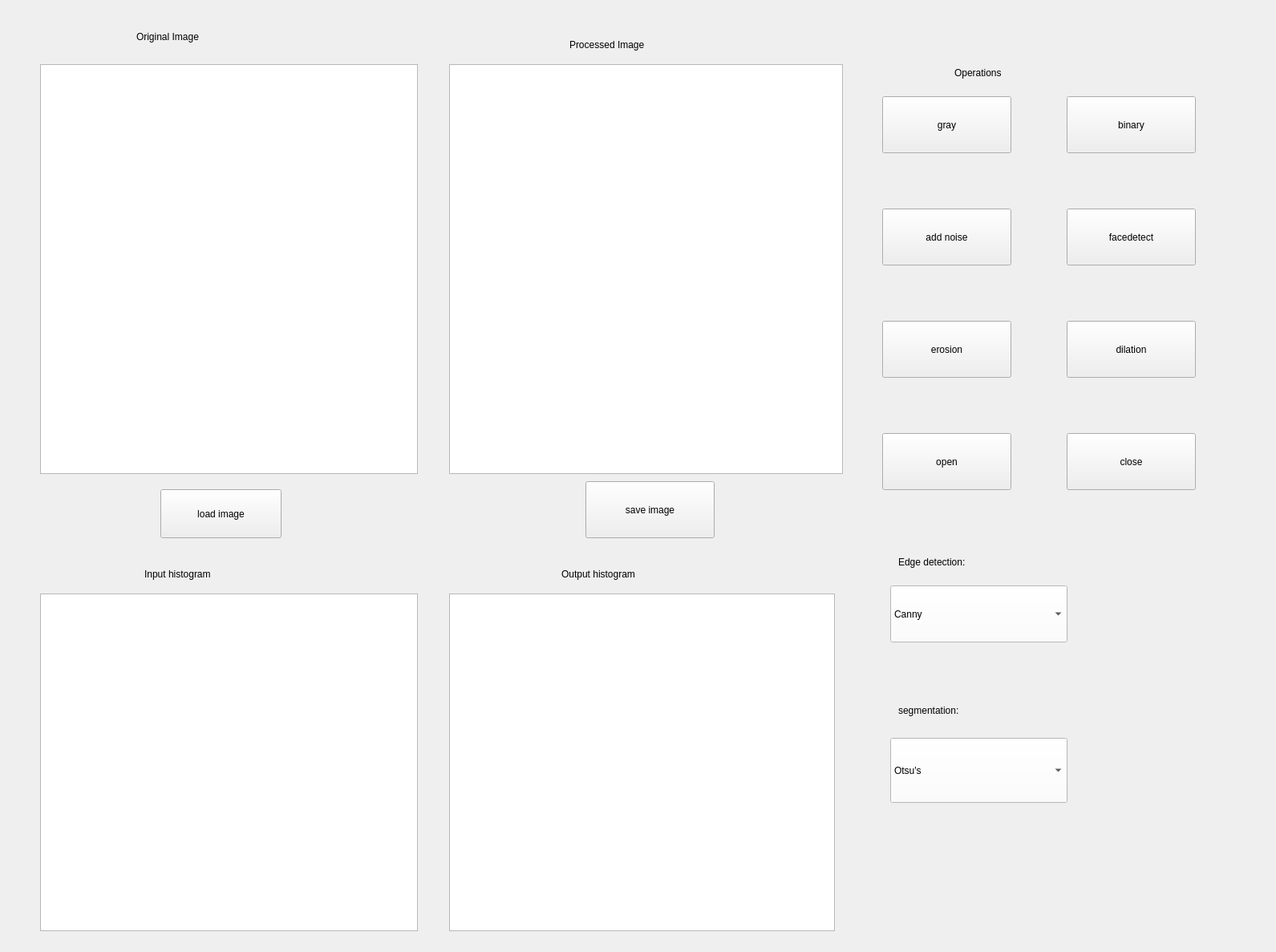
<?xml version="1.0" encoding="UTF-8"?>
<ui version="4.0">
 <class>Digital_Image_Process</class>
 <widget class="QWidget" name="Digital_Image_Process">
  <property name="geometry">
   <rect>
    <x>0</x>
    <y>0</y>
    <width>1591</width>
    <height>1187</height>
   </rect>
  </property>
  <property name="minimumSize">
   <size>
    <width>823</width>
    <height>436</height>
   </size>
  </property>
  <property name="windowTitle">
   <string>Form</string>
  </property>
  <widget class="QGraphicsView" name="inputImageLabel">
   <property name="geometry">
    <rect>
     <x>50</x>
     <y>80</y>
     <width>471</width>
     <height>511</height>
    </rect>
   </property>
  </widget>
  <widget class="QGraphicsView" name="outputImageLabel">
   <property name="geometry">
    <rect>
     <x>560</x>
     <y>80</y>
     <width>491</width>
     <height>511</height>
    </rect>
   </property>
  </widget>
  <widget class="QPushButton" name="loadButton">
   <property name="geometry">
    <rect>
     <x>200</x>
     <y>610</y>
     <width>151</width>
     <height>61</height>
    </rect>
   </property>
   <property name="styleSheet">
    <string notr="true">font: 12pt &quot;Arial&quot;;</string>
   </property>
   <property name="text">
    <string>load image</string>
   </property>
  </widget>
  <widget class="QPushButton" name="grayButton">
   <property name="geometry">
    <rect>
     <x>1100</x>
     <y>120</y>
     <width>161</width>
     <height>71</height>
    </rect>
   </property>
   <property name="styleSheet">
    <string notr="true">font: 12pt &quot;Arial&quot;;</string>
   </property>
   <property name="text">
    <string>gray</string>
   </property>
  </widget>
  <widget class="QPushButton" name="addNoiseButton">
   <property name="geometry">
    <rect>
     <x>1100</x>
     <y>260</y>
     <width>161</width>
     <height>71</height>
    </rect>
   </property>
   <property name="styleSheet">
    <string notr="true">font: 12pt &quot;Arial&quot;;</string>
   </property>
   <property name="text">
    <string>add noise</string>
   </property>
  </widget>
  <widget class="QPushButton" name="saveButton">
   <property name="geometry">
    <rect>
     <x>730</x>
     <y>600</y>
     <width>161</width>
     <height>71</height>
    </rect>
   </property>
   <property name="styleSheet">
    <string notr="true">font: 12pt &quot;Arial&quot;;</string>
   </property>
   <property name="text">
    <string>save image</string>
   </property>
  </widget>
  <widget class="QPushButton" name="binaryButton">
   <property name="geometry">
    <rect>
     <x>1330</x>
     <y>120</y>
     <width>161</width>
     <height>71</height>
    </rect>
   </property>
   <property name="styleSheet">
    <string notr="true">font: 12pt &quot;Arial&quot;;</string>
   </property>
   <property name="text">
    <string>binary</string>
   </property>
  </widget>
  <widget class="QPushButton" name="faceDetectButton">
   <property name="geometry">
    <rect>
     <x>1330</x>
     <y>260</y>
     <width>161</width>
     <height>71</height>
    </rect>
   </property>
   <property name="styleSheet">
    <string notr="true">font: 12pt &quot;Arial&quot;;</string>
   </property>
   <property name="text">
    <string>facedetect</string>
   </property>
  </widget>
  <widget class="QLabel" name="label">
   <property name="geometry">
    <rect>
     <x>170</x>
     <y>30</y>
     <width>191</width>
     <height>31</height>
    </rect>
   </property>
   <property name="styleSheet">
    <string notr="true">font: 12pt &quot;Arial&quot;;</string>
   </property>
   <property name="text">
    <string>Original Image</string>
   </property>
  </widget>
  <widget class="QPushButton" name="erosionButton">
   <property name="geometry">
    <rect>
     <x>1100</x>
     <y>400</y>
     <width>161</width>
     <height>71</height>
    </rect>
   </property>
   <property name="styleSheet">
    <string notr="true">font: 12pt &quot;Arial&quot;;</string>
   </property>
   <property name="text">
    <string>erosion</string>
   </property>
  </widget>
  <widget class="QPushButton" name="dilationButton">
   <property name="geometry">
    <rect>
     <x>1330</x>
     <y>400</y>
     <width>161</width>
     <height>71</height>
    </rect>
   </property>
   <property name="styleSheet">
    <string notr="true">font: 12pt &quot;Arial&quot;;</string>
   </property>
   <property name="text">
    <string>dilation</string>
   </property>
  </widget>
  <widget class="QPushButton" name="closeButton">
   <property name="geometry">
    <rect>
     <x>1330</x>
     <y>540</y>
     <width>161</width>
     <height>71</height>
    </rect>
   </property>
   <property name="styleSheet">
    <string notr="true">font: 12pt &quot;Arial&quot;;</string>
   </property>
   <property name="text">
    <string>close</string>
   </property>
  </widget>
  <widget class="QPushButton" name="openButton">
   <property name="geometry">
    <rect>
     <x>1100</x>
     <y>540</y>
     <width>161</width>
     <height>71</height>
    </rect>
   </property>
   <property name="styleSheet">
    <string notr="true">font: 12pt &quot;Arial&quot;;</string>
   </property>
   <property name="text">
    <string>open</string>
   </property>
  </widget>
  <widget class="QComboBox" name="edgeDetectionComboBox">
   <property name="geometry">
    <rect>
     <x>1110</x>
     <y>730</y>
     <width>221</width>
     <height>71</height>
    </rect>
   </property>
   <property name="styleSheet">
    <string notr="true">font: 12pt &quot;Arial&quot;;
background-color: rgb(255, 255, 255);
text-align: center;</string>
   </property>
   <item>
    <property name="text">
     <string>Canny</string>
    </property>
   </item>
   <item>
    <property name="text">
     <string>Sobel</string>
    </property>
   </item>
   <item>
    <property name="text">
     <string>Prewitt</string>
    </property>
   </item>
   <item>
    <property name="text">
     <string>Robert</string>
    </property>
   </item>
  </widget>
  <widget class="QLabel" name="label_4">
   <property name="geometry">
    <rect>
     <x>1120</x>
     <y>680</y>
     <width>191</width>
     <height>41</height>
    </rect>
   </property>
   <property name="styleSheet">
    <string notr="true">font: 12pt &quot;Arial&quot;;</string>
   </property>
   <property name="text">
    <string>Edge detection:</string>
   </property>
  </widget>
  <widget class="QLabel" name="label_5">
   <property name="geometry">
    <rect>
     <x>1120</x>
     <y>870</y>
     <width>171</width>
     <height>31</height>
    </rect>
   </property>
   <property name="styleSheet">
    <string notr="true">font: 12pt &quot;Arial&quot;;</string>
   </property>
   <property name="text">
    <string>segmentation:</string>
   </property>
  </widget>
  <widget class="QComboBox" name="segmentationComboBox">
   <property name="geometry">
    <rect>
     <x>1110</x>
     <y>920</y>
     <width>221</width>
     <height>81</height>
    </rect>
   </property>
   <property name="styleSheet">
    <string notr="true">font: 12pt &quot;Arial&quot;;
background-color: rgb(255, 255, 255);</string>
   </property>
   <item>
    <property name="text">
     <string>Otsu's</string>
    </property>
   </item>
   <item>
    <property name="text">
     <string>K-means</string>
    </property>
   </item>
   <item>
    <property name="text">
     <string>GrabCut</string>
    </property>
   </item>
  </widget>
  <widget class="QGraphicsView" name="inputHistogram">
   <property name="geometry">
    <rect>
     <x>50</x>
     <y>740</y>
     <width>471</width>
     <height>421</height>
    </rect>
   </property>
  </widget>
  <widget class="QGraphicsView" name="outputHistogram">
   <property name="geometry">
    <rect>
     <x>560</x>
     <y>740</y>
     <width>481</width>
     <height>421</height>
    </rect>
   </property>
  </widget>
  <widget class="QLabel" name="label_6">
   <property name="geometry">
    <rect>
     <x>180</x>
     <y>700</y>
     <width>181</width>
     <height>31</height>
    </rect>
   </property>
   <property name="styleSheet">
    <string notr="true">font: 12pt &quot;Arial&quot;;</string>
   </property>
   <property name="text">
    <string>Input histogram</string>
   </property>
  </widget>
  <widget class="QLabel" name="label_7">
   <property name="geometry">
    <rect>
     <x>700</x>
     <y>700</y>
     <width>201</width>
     <height>31</height>
    </rect>
   </property>
   <property name="styleSheet">
    <string notr="true">font: 12pt &quot;Arial&quot;;</string>
   </property>
   <property name="text">
    <string>Output histogram</string>
   </property>
  </widget>
  <widget class="QLabel" name="label_2">
   <property name="geometry">
    <rect>
     <x>710</x>
     <y>40</y>
     <width>201</width>
     <height>31</height>
    </rect>
   </property>
   <property name="styleSheet">
    <string notr="true">font: 12pt &quot;Arial&quot;;</string>
   </property>
   <property name="text">
    <string>Processed Image</string>
   </property>
  </widget>
  <widget class="QLabel" name="label_3">
   <property name="geometry">
    <rect>
     <x>1190</x>
     <y>80</y>
     <width>131</width>
     <height>21</height>
    </rect>
   </property>
   <property name="styleSheet">
    <string notr="true">font: 12pt &quot;Arial&quot;;</string>
   </property>
   <property name="text">
    <string>Operations</string>
   </property>
  </widget>
  <zorder>label_2</zorder>
  <zorder>label_3</zorder>
  <zorder>inputImageLabel</zorder>
  <zorder>outputImageLabel</zorder>
  <zorder>loadButton</zorder>
  <zorder>grayButton</zorder>
  <zorder>addNoiseButton</zorder>
  <zorder>saveButton</zorder>
  <zorder>binaryButton</zorder>
  <zorder>faceDetectButton</zorder>
  <zorder>label</zorder>
  <zorder>erosionButton</zorder>
  <zorder>dilationButton</zorder>
  <zorder>closeButton</zorder>
  <zorder>openButton</zorder>
  <zorder>label_4</zorder>
  <zorder>edgeDetectionComboBox</zorder>
  <zorder>label_5</zorder>
  <zorder>segmentationComboBox</zorder>
  <zorder>inputHistogram</zorder>
  <zorder>outputHistogram</zorder>
  <zorder>label_6</zorder>
  <zorder>label_7</zorder>
 </widget>
 <resources/>
 <connections/>
</ui>
